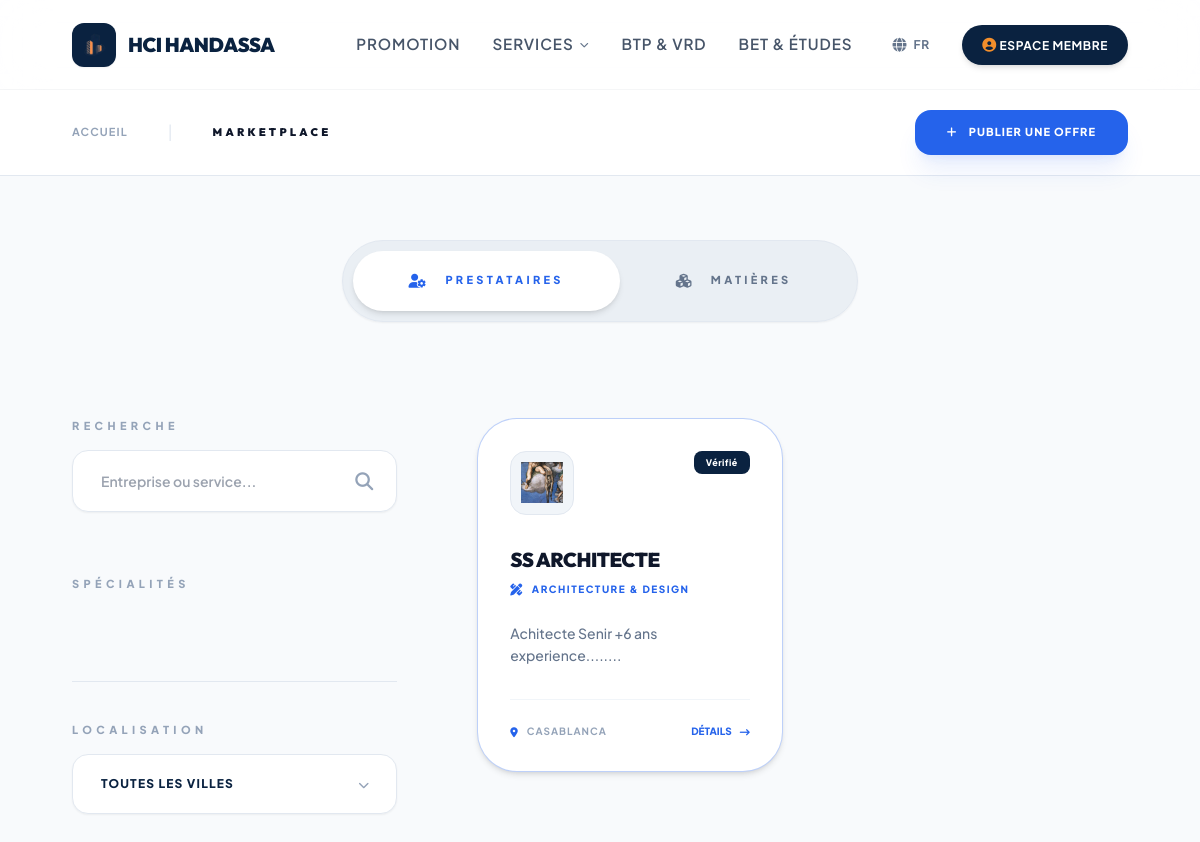
/fr/services/?type=prestataire, run on the app's committed database.
### management/models.py (models this page shows, shortened)
class Service(models.Model):
    owner = models.ForeignKey(User, on_delete=models.CASCADE, related_name='services')
    category = models.ForeignKey(Category, on_delete=models.SET_NULL, null=True, related_name='services')
    name = models.CharField(max_length=200, verbose_name="Nom de l'entreprise")
    description = models.TextField()
    logo = models.ImageField(upload_to='services/logos/', blank=True, null=True)
    city = models.CharField(max_length=100, default="Casablanca")
    address = models.CharField(max_length=255, blank=True)
    phone = models.CharField(max_length=20)
    website = models.URLField(blank=True)
    is_boosted = models.BooleanField(default=False, help_text="Affiche le badge Fusée Orange")
    is_active = models.BooleanField(default=True)
    date_created = models.DateTimeField(auto_now_add=True)

class Category(models.Model):
    SERVICE_TYPES = [
        ('prestataire', 'Prestataire (Expert/Artisan)'),
        ('matiere', 'Matière (Matériaux/Fournitures)'),
    ]
    name = models.CharField(max_length=100)
    type = models.CharField(max_length=20, choices=SERVICE_TYPES)
    icon_class = models.CharField(max_length=50, default="fa-solid fa-cube",
                                help_text="FontAwesome class (ex: fa-helmet-safety)")
    class Meta:
        verbose_name_plural = "Categories"

### management/views.py (the view)
# urls.py: path('services/', views.services_list, name='services_list'),
def services_list(request):
    service_type = request.GET.get('type', 'prestataire')
    results = Service.objects.filter(category__type=service_type, is_active=True).select_related('category', 'owner')
    context = {'results': results, 'service_type': service_type}
    return render(request, 'management/services_list.html', context)

### management/templates/management/services_list.html (shortened to what this page needs)
{% extends "management/base.html" %}
{% load static %}
{% load i18n %}
{% block content %}
<nav class="sub-nav-light py-5 px-[6%] flex items-center justify-between sticky top-0 z-50 backdrop-blur-xl bg-white/90">
    <div class="flex items-center gap-10">
        <a href="/" class="text-[11px] font-bold uppercase tracking-widest text-slate-400 hover:text-slate-900 transition-colors">Accueil</a>
        <span class="text-slate-200">|</span>
        <h2 class="text-[11px] font-black uppercase tracking-[0.3em] text-slate-900">Marketplace</h2>
    </div>
    <div class="flex items-center gap-4">
        <a href="{% url 'create_service' %}" class="bg-blue-600 text-white font-black px-8 py-3.5 rounded-2xl text-[11px] uppercase tracking-widest hover:bg-slate-900 transition-all shadow-xl shadow-blue-600/10">
            <i class="fa-solid fa-plus mr-2"></i> Publier une offre
        </a>
    </div>
</nav>
<div class="min-h-screen bg-slate-50 text-slate-900 py-16 px-[6%]">
    <div class="flex justify-center mb-24">
        <div class="inline-flex bg-slate-200/60 p-2.5 rounded-[3rem] border border-slate-200 shadow-sm">
            <a href="?type=prestataire"
               class="px-14 py-5 rounded-[2.5rem] text-[11px] font-black uppercase tracking-[0.3em] flex items-center gap-4 transition-all
               {% if service_type == 'prestataire' %}bg-white text-blue-600 shadow-md shadow-slate-900/05{% else %}text-slate-500 hover:text-slate-900{% endif %}">
                <i class="fa-solid fa-user-gear text-sm"></i> Prestataires
            </a>
            <a href="?type=matiere"
               class="px-14 py-5 rounded-[2.5rem] text-[11px] font-black uppercase tracking-[0.3em] flex items-center gap-4 transition-all
               {% if service_type == 'matiere' %}bg-white text-orange-600 shadow-md shadow-slate-900/05{% else %}text-slate-500 hover:text-slate-900{% endif %}">
                <i class="fa-solid fa-cubes text-sm"></i> Matières
            </a>
        </div>
    </div>
    <div class="flex flex-col lg:flex-row gap-20">
        <aside class="lg:w-1/3 xl:w-1/4">
            <div class="space-y-16 sticky top-32">
                <div class="group">
                    <label class="text-[11px] text-slate-400 uppercase font-black tracking-[0.4em] mb-4 block group-hover:text-blue-600 transition-colors">Recherche</label>
                    <form method="GET" class="relative">
                        <input type="text" name="q" value="{{ current_query|default:'' }}" placeholder="Entreprise ou service..."
                               class="w-full bg-white border border-slate-200 rounded-2xl px-7 py-5 text-sm focus:border-blue-600 outline-none transition-all pr-14 text-slate-900 font-semibold shadow-sm">
                        <button type="submit" class="absolute right-6 top-1/2 -translate-y-1/2 text-slate-400 hover:text-blue-600 transition-colors">
                            <i class="fa-solid fa-magnifying-glass text-lg"></i>
                        </button>
                    </form>
                </div>
                <div>
                    <div class="flex items-center justify-between mb-6">
                        <label class="text-[11px] text-slate-400 uppercase font-black tracking-[0.4em]">Spécialités</label>
                    </div>
                </div>
                <div class="pt-10 border-t border-slate-200">
                    <label class="text-[11px] text-slate-400 uppercase font-black tracking-[0.4em] mb-4 block">Localisation</label>
                    <form method="GET">
                        <div class="relative group">
                            <select name="city" onchange="this.form.submit()"
                                    class="w-full rounded-2xl px-7 py-5 outline-none appearance-none cursor-pointer hover:border-blue-600 transition-all text-slate-900 font-semibold shadow-sm">
                                <option value="" class="text-slate-400">Toutes les villes</option>
                            </select>
                        </div>
                    </form>
                </div>
            </div>
        </aside>
        <main class="lg:w-2/3 xl:w-3/4">
            {% if results %}
                <div class="grid grid-cols-1 md:grid-cols-2 xl:grid-cols-3 gap-10">
                    {% for service in results %}
                        <div class="service-card rounded-[2.5rem] p-8 flex flex-col {% if service.is_boosted %}border-blue-600/30 shadow-md{% endif %}">
                            <div class="flex justify-between items-start mb-8">
                                <div class="w-16 h-16 bg-slate-100 rounded-2xl overflow-hidden border border-slate-200 p-2.5 flex items-center justify-center">
                                    {% if service.logo %}
                                        <img src="{{ service.logo.url }}" class="w-full h-full object-contain" alt="{{ service.name }}">
                                    {% else %}
                                        <i class="fa-solid fa-industry text-2xl text-slate-300"></i>
                                    {% endif %}
                                </div>
                                {% if service.is_boosted %}
                                    <span class="boosted-tag">Vérifié</span>
                                {% endif %}
                            </div>
                            <h3 class="text-xl font-black uppercase tracking-tight mb-2.5 text-slate-900 leading-tight">{{ service.name }}</h3>
                            <div class="flex items-center gap-2 text-blue-600 text-[10px] font-black uppercase tracking-[0.15em] mb-6">
                                <i class="{{ service.category.icon_class }} text-xs"></i> {{ service.category.name }}
                            </div>
                            <p class="text-slate-500 text-sm line-clamp-3 mb-8 leading-relaxed font-medium">{{ service.description }}</p>
                            <div class="mt-auto pt-6 border-t border-slate-100 flex items-center justify-between">
                                <div class="text-slate-400 text-[10px] font-bold uppercase tracking-widest flex items-center gap-2">
                                    <i class="fa-solid fa-location-dot text-blue-600"></i> {{ service.city }}
                                </div>
                                <a href="#" class="text-[10px] font-black uppercase text-blue-600 hover:text-slate-900 transition-all flex items-center gap-2 group">
                                    Détails <i class="fa-solid fa-arrow-right-long transition-transform group-hover:translate-x-1"></i>
                                </a>
                            </div>
                        </div>
                    {% endfor %}
                </div>
            {% endif %}
        </main>
    </div>
</div>
{% endblock %}

### management/templates/management/base.html (style rules this page uses)
:root { --logo-blue: #0A2240; --logo-orange: #F28E2B; --text-dark: #1E293B; --text-muted: #64748B; --light-bg: #FAFAFC; }
body { font-family: 'Plus Jakarta Sans', sans-serif; background-color: var(--light-bg); color: var(--text-dark); overflow-x: hidden; min-height: 100vh; display: flex; flex-direction: column; }
h1, h2, h3, h4, h5, h6, .brand-font { font-family: 'Outfit', sans-serif; color: var(--logo-blue); }

### management/templates/management/services_list.html (style rules this page uses)
:root { --architect-blue: #0052B4; --architect-navy: #0A2240; --architect-slate: #64748B; --architect-bg: #F8FAFC; --architect-border: #E2E8F0; --architect-orange: #FF6B00; }
.sub-nav-light { background: #FFFFFF; border-bottom: 1px solid var(--architect-border); }
select[name="city"] { color: var(--architect-navy) !important; background-color: #FFFFFF !important; border: 1px solid var(--architect-border); font-size: 12px; font-weight: 800; text-transform: uppercase; letter-spacing: 0.1em; transition: all 0.2s ease; }
select[name="city"] option { background-color: #FFFFFF; color: var(--architect-navy); padding: 15px; }
.service-card { background: #FFFFFF; border: 1px solid var(--architect-border); transition: all 0.4s cubic-bezier(0.16, 1, 0.3, 1); }
.boosted-tag { background: var(--architect-navy); color: #FFFFFF; font-size: 9px; font-weight: 800; padding: 5px 12px; border-radius: 8px; letter-spacing: 0.05em; }

### data on the page
Service: logo (picture), is_boosted "Vérifié", name "SS ARCHITECTE", category.name "ARCHITECTURE & DESIGN", description "Achitecte Senir +6 ans experience........", city "CASABLANCA"

### other printed values
{{ LANGUAGE_CODE|upper }} "FR"
